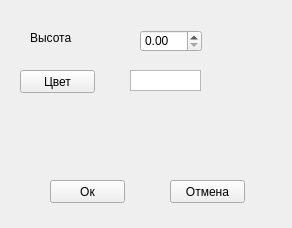
<?xml version="1.0" encoding="UTF-8"?>
<ui version="4.0">
 <class>Form_wall</class>
 <widget class="QWidget" name="Form_wall">
  <property name="geometry">
   <rect>
    <x>0</x>
    <y>0</y>
    <width>292</width>
    <height>228</height>
   </rect>
  </property>
  <property name="windowTitle">
   <string>Параметры стены</string>
  </property>
  <widget class="QPushButton" name="pushButton">
   <property name="geometry">
    <rect>
     <x>20</x>
     <y>70</y>
     <width>75</width>
     <height>23</height>
    </rect>
   </property>
   <property name="text">
    <string>Цвет</string>
   </property>
  </widget>
  <widget class="QLabel" name="label">
   <property name="geometry">
    <rect>
     <x>30</x>
     <y>30</y>
     <width>81</width>
     <height>16</height>
    </rect>
   </property>
   <property name="text">
    <string>Высота</string>
   </property>
  </widget>
  <widget class="QDoubleSpinBox" name="doubleSpinBox">
   <property name="geometry">
    <rect>
     <x>140</x>
     <y>30</y>
     <width>62</width>
     <height>22</height>
    </rect>
   </property>
   <property name="decimals">
    <number>2</number>
   </property>
   <property name="singleStep">
    <double>1.000000000000000</double>
   </property>
  </widget>
  <widget class="QPushButton" name="pushButton_2">
   <property name="geometry">
    <rect>
     <x>50</x>
     <y>180</y>
     <width>75</width>
     <height>23</height>
    </rect>
   </property>
   <property name="text">
    <string>Ок</string>
   </property>
  </widget>
  <widget class="QPushButton" name="pushButton_3">
   <property name="geometry">
    <rect>
     <x>170</x>
     <y>180</y>
     <width>75</width>
     <height>23</height>
    </rect>
   </property>
   <property name="text">
    <string>Отмена</string>
   </property>
  </widget>
  <widget class="QGraphicsView" name="graphicsView">
   <property name="geometry">
    <rect>
     <x>130</x>
     <y>70</y>
     <width>71</width>
     <height>21</height>
    </rect>
   </property>
  </widget>
 </widget>
 <resources/>
 <connections/>
</ui>
